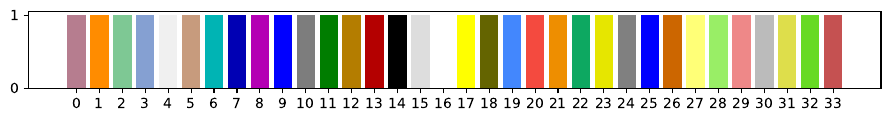

This figure's Python source:
# Copyright (c) Microsoft Corporation.
# Licensed under the MIT license.

from collections import OrderedDict as ODict
COLORS = ODict({
    0: ["thread_state_uninterruptible", (182, 125, 143)],
    1: ["thread_state_iowait", (255, 140, 0)],
    2: ["thread_state_running", (126, 200, 148)],
    3: ["thread_state_runnable", (133, 160, 210)],
    4: ["thread_state_sleeping", (240, 240, 240)],
    5: ["thread_state_unknown", (199, 155, 125)],
    6: ["background_memory_dump", (0, 180, 180)],
    7: ["light_memory_dump", (0, 0, 180)],
    8: ["detailed_memory_dump", (180, 0, 180)],
    9: ["vsync_highlight_color", (0, 0, 255)],
    10: ["generic_work", (125, 125, 125)],
    11: ["good", (0, 125, 0)],
    12: ["bad", (180, 125, 0)],
    13: ["terrible", (180, 0, 0)],
    14: ["black", (0, 0, 0)],
    15: ["grey", (221, 221, 221)],
    16: ["white", (255, 255, 255)],
    17: ["yellow", (255, 255, 0)],
    18: ["olive", (100, 100, 0)],
    19: ["rail_response", (67, 135, 253)],
    20: ["rail_animation", (244, 74, 63)],
    21: ["rail_idle", (238, 142, 0)],
    22: ["rail_load", (13, 168, 97)],
    23: ["startup", (230, 230, 0)],
    24: ["heap_dump_stack_frame", (128, 128, 128)],
    25: ["heap_dump_object_type", (0, 0, 255)],
    26: ["heap_dump_child_node_arrow", (204, 102, 0)],
    27: ["cq_build_running", (255, 255, 119)],
    28: ["cq_build_passed", (153, 238, 102)],
    29: ["cq_build_failed", (238, 136, 136)],
    30: ["cq_build_abandoned", (187, 187, 187)],
    31: ["cq_build_attempt_runnig", (222, 222, 75)],
    32: ["cq_build_attempt_passed", (103, 218, 35)],
    33: ["cq_build_attempt_failed", (197, 81, 81)]
})

"""
##### NOTE #####
Profiling Overhead: 13

CPU Utilization:7
CPU Probe:7

Runtime API: 29 or 33 
Marker & Range: 28 or 11
Background: 6

SwapIn/SwapOut: 18
Compute: 2
P2PIn/Out_v: 0
P2PIn/Out_^: 3

Peak Allocated: 1
Peak Reserved: 5
Probe: 12
"""

CNT_RUNTIME = 0
CNT_MARKER = 0

def tid2cname(tid):
    assert isinstance(tid, str)
    if "Profiling" in tid:
        return COLORS[13][0]
    elif "CPU Util" in tid:
        return COLORS[7][0]    
    elif "CPU Probe" in tid:
        return COLORS[7][0]  
    elif ("CUDA API" in tid) or ("Runtime" in tid):
        global CNT_RUNTIME; CNT_RUNTIME += 1
        return COLORS[29][0] if CNT_RUNTIME%2 == 0 else COLORS[33][0]
    elif ("Main" in tid) or ("Marker" in tid):
        global CNT_MARKER; CNT_MARKER += 1
        return COLORS[28][0] if CNT_MARKER%2 == 0 else COLORS[11][0]
    elif "Background" in tid:
        return COLORS[6][0]
    elif "Swap" in tid:
        return COLORS[31][0]
    elif "Compute" in tid:
        return COLORS[2][0]
    elif "P2P" in tid and "v" in tid:
        return COLORS[0][0]
    elif "P2P" in tid and "^" in tid:
        return COLORS[3][0]
    elif "P2P" in tid:
        return COLORS[0][0]
    elif "Allocated" in tid:
        return COLORS[1][0]
    elif "Reserved" in tid:
        return COLORS[12][0]
    elif "GPU Mem Probe" in tid:
        return COLORS[5][0]
    else:
        assert False

# def name2cname(name):
#     if name.startswith("cudaFree"):
#         return COLORS[8][0]

##########################
# if __name__ == "__main__": # TEST
#     import numpy as np
#     import matplotlib.pyplot as plt
#     # create a dataset
#     y_height = [1]*len(COLORS)
#     x_pos = np.arange(len(COLORS))
#     x_color = [ tuple(np.array(rgb, dtype=np.float64)/255.0) 
#                 for name,rgb in COLORS.values()] 
#     x_ticks = [ id for id in COLORS.keys() ] 
#     # Create bars with different colors
#     plt.figure(figsize=(11,1))
#     plt.bar(x_pos, y_height, color=x_color)
#     # Create names on the x-axis
#     plt.xticks(x_pos, tuple(x_ticks))
#     # Show graph
#     plt.savefig("colors.pdf", bbox_inches='tight')
#     plt.close()
#     print("plot written")
